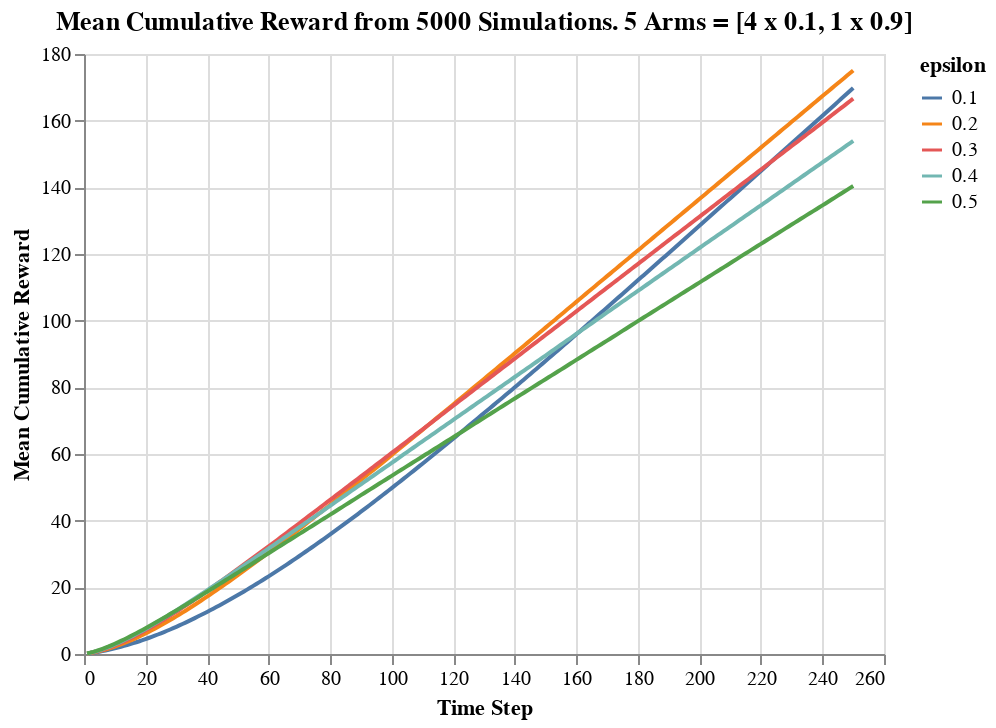

Notebook source saved alongside this figure:
### Code cell
alt.Chart(df_cumreward).mark_line().encode(
    alt.X("step:Q", title = "Time Step"),
    alt.Y("cum_reward:Q", title = "Mean Cumulative Reward"),
    color = alt.Color("epsilon:N")
).properties(
    title = "Mean Cumulative Reward from 5000 Simulations. 5 Arms = [4 x 0.1, 1 x 0.9]",
)

### Figure 1 — Vega-Lite specification as saved in the notebook (floating-point values rounded to 4 significant figures; data arrays with more than 128 entries replaced by an {"elided": "..."} marker saying what was removed)
{"$schema": "https://vega.github.io/schema/vega-lite/v3.4.0.json", "config": {"mark": {"tooltip": null}, "view": {"height": 300, "width": 400}}, "data": {"name": "data-8d2b5b9c53a55fa4c9e0f2bf99051ca2"}, "datasets": {"data-8d2b5b9c53a55fa4c9e0f2bf99051ca2": {"elided": "1250 records"}}, "encoding": {"color": {"field": "epsilon", "type": "nominal"}, "x": {"field": "step", "title": "Time Step", "type": "quantitative"}, "y": {"field": "cum_reward", "title": "Mean Cumulative Reward", "type": "quantitative"}}, "mark": "line", "title": "Mean Cumulative Reward from 5000 Simulations. 5 Arms = [4 x 0.1, 1 x 0.9]"}
